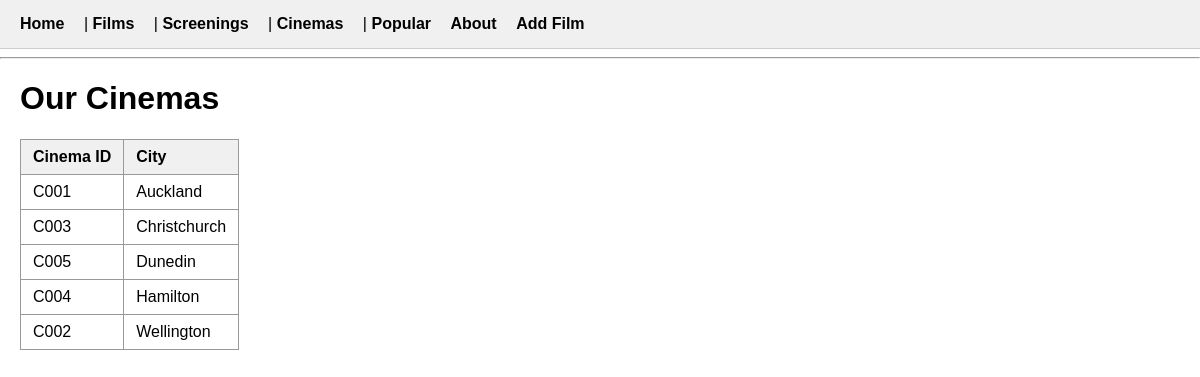
The page /cinemas on the database its author committed.
### tables this page shows
CREATE TABLE Cinema (
cinema_id TEXT PRIMARY KEY,
city TEXT NOT NULL);

### app.py (the view)
@app.route("/cinemas")
def cinemas():
    conn = get_connection()
    cinema_list = conn.execute("""
        SELECT cinema_id, city
        FROM Cinema
        ORDER BY city
    """).fetchall()
    conn.close()
    return render_template("cinemas.html", cinemas=cinema_list)

### app.py (called while the page is built)
def get_connection():
    conn = sqlite3.connect("Filmavault.db")
    conn.execute("PRAGMA foreign_keys = ON")
    conn.row_factory = sqlite3.Row
    return conn

### templates/cinemas.html (shortened to what this page needs)
<!DOCTYPE html>
<html>
<head>
    <link rel="stylesheet" href="{{ url_for('static', filename='style.css') }}">
</head>
<body>
    {% include "nav.html" %}
    <h1>Our Cinemas</h1>
    <table border="1">
        <tr>
            <th>Cinema ID</th>
            <th>City</th>
        </tr>
        {% for cinema in cinemas %}
        <tr>
            <td>{{ cinema["cinema_id"] }}</td>
            <td>{{ cinema["city"] }}</td>
        </tr>
        {% endfor %}
    </table>
</body>
</html>

### static/style.css (style rules this page uses)
body { font-family: Arial, sans-serif; margin: 0; padding: 0; }
h1 { padding: 0 20px; }
table { border-collapse: collapse; margin: 20px; }
th, td { border: 1px solid #999; padding: 8px 12px; text-align: left; }
th { background-color: #f0f0f0; }

### rows shown on the page
Cinema: cinema_id "C001", city "Auckland"
Cinema: cinema_id "C003", city "Christchurch"
Cinema: cinema_id "C005", city "Dunedin"
Cinema: cinema_id "C004", city "Hamilton"
Cinema: cinema_id "C002", city "Wellington"
